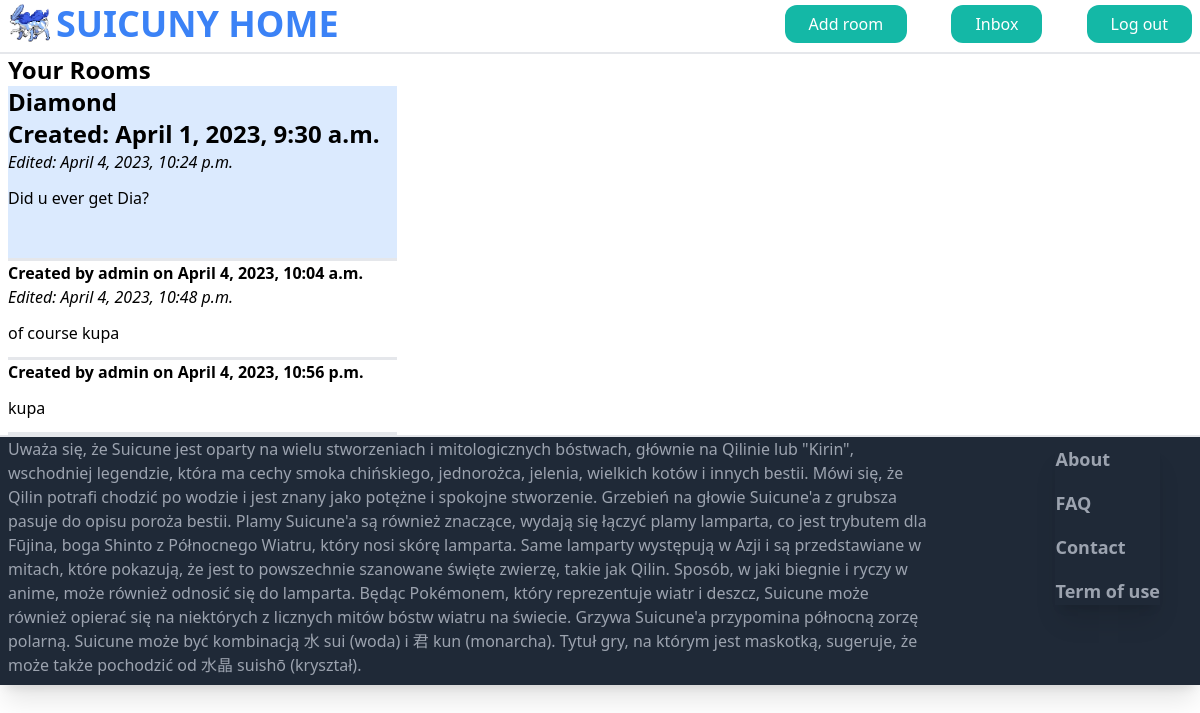
The page /inbox/ (signed in) on the database its author committed.
### core/models.py (models this page shows, shortened)
class Room(models.Model):
    host = models.ForeignKey(User, on_delete=models.CASCADE)
    topic = models.ForeignKey(Topic, on_delete=models.CASCADE)
    name = models.CharField(max_length=20)
    description = models.TextField(blank=True, null=True)
    updated = models.DateTimeField(auto_now=True)
    created = models.DateTimeField(auto_now_add=True)
    class Meta:
        ordering = ['-updated', '-created']

class Message(models.Model):
    host = models.ForeignKey(User, on_delete=models.CASCADE)
    room = models.ForeignKey(Room, on_delete=models.CASCADE)
    body = models.TextField()
    updated = models.DateTimeField(auto_now=True)
    created = models.DateTimeField(auto_now_add=True)
    class Meta:
        ordering = ['updated', 'created']

### core/views.py (the view)
# urls.py: path('inbox/', views.inbox, name='inbox'),
@login_required
def inbox(request):
    topic_id = int(request.GET.get('topic', '0'))
    topics = Topic.objects.all()
    rooms = Room.objects.all()
    messages = Message.objects.all()
    if topic_id:
        rooms = rooms.filter(topic_id=topic_id)
    context = {'topics': topics, 'rooms': rooms, 'messages': messages, 'topic_id': topic_id}
    return render(request, 'core/inbox.html', context)

### core/templates/core/inbox.html (shortened to what this page needs)
{% extends 'base.html' %}
{% block content %}
<footer class="">
    <div class="">
        <span class="font-bold text-2xl">Your Rooms</span>
        <ul class="grid grid-cols-3 gap-3">
            {% for room in rooms %}
                {% if request.user ==  room.host %}
                    <div class="">
                        <a href="{% url 'core:room' room.id %}">
                            <div class="bg-blue-100 pb-12">
                                <li class="font-bold text-2xl">{{room.name}}</li>
                                <li class="font-semibold text-2xl">Created: {{room.created}}</li>
                                {% if room.created != room.updated %}
                                    <li class="mb-3 italic">Edited: {{room.updated}}</li>
                                {% endif %}
                                {% if room.description %}
                                    <li class="">{{room.description}}</li>
                                {% endif %}
                            </div>
                            <hr>
                            <hr>
                            <hr>
                            {% for message in messages %}
                                {% if message.room.name == room.name %}
                                    <li class="{% if message.created == message.updated %} mb-3 {% endif %} font-semibold">Created by {{message.host}} on {{message.created}}</li>
                                    {% if message.created != message.updated %}
                                        <li class="mb-3 italic">Edited: {{message.updated}}</li>
                                    {% endif %}
                                    <li class="mb-3">{{message.body}}</li>
                                    <hr>
                                    <hr>
                                    <hr>
                                {% endif %}
                            {% endfor %}
                        </a>
                    </div>
                {% endif %}
            {% endfor %}
        </ul>
    </div>
</footer>
{% endblock content %}

### rows shown on the page
Room: name "Diamond", created "April 1, 2023, 9:30 a.m.", updated "April 4, 2023, 10:24 p.m.", description "Did u ever get Dia?"
Message: host "admin", created "April 4, 2023, 10:04 a.m.", updated "April 4, 2023, 10:48 p.m.", body "of course kupa"
Message: host "admin", created "April 4, 2023, 10:56 p.m.", body "kupa"
